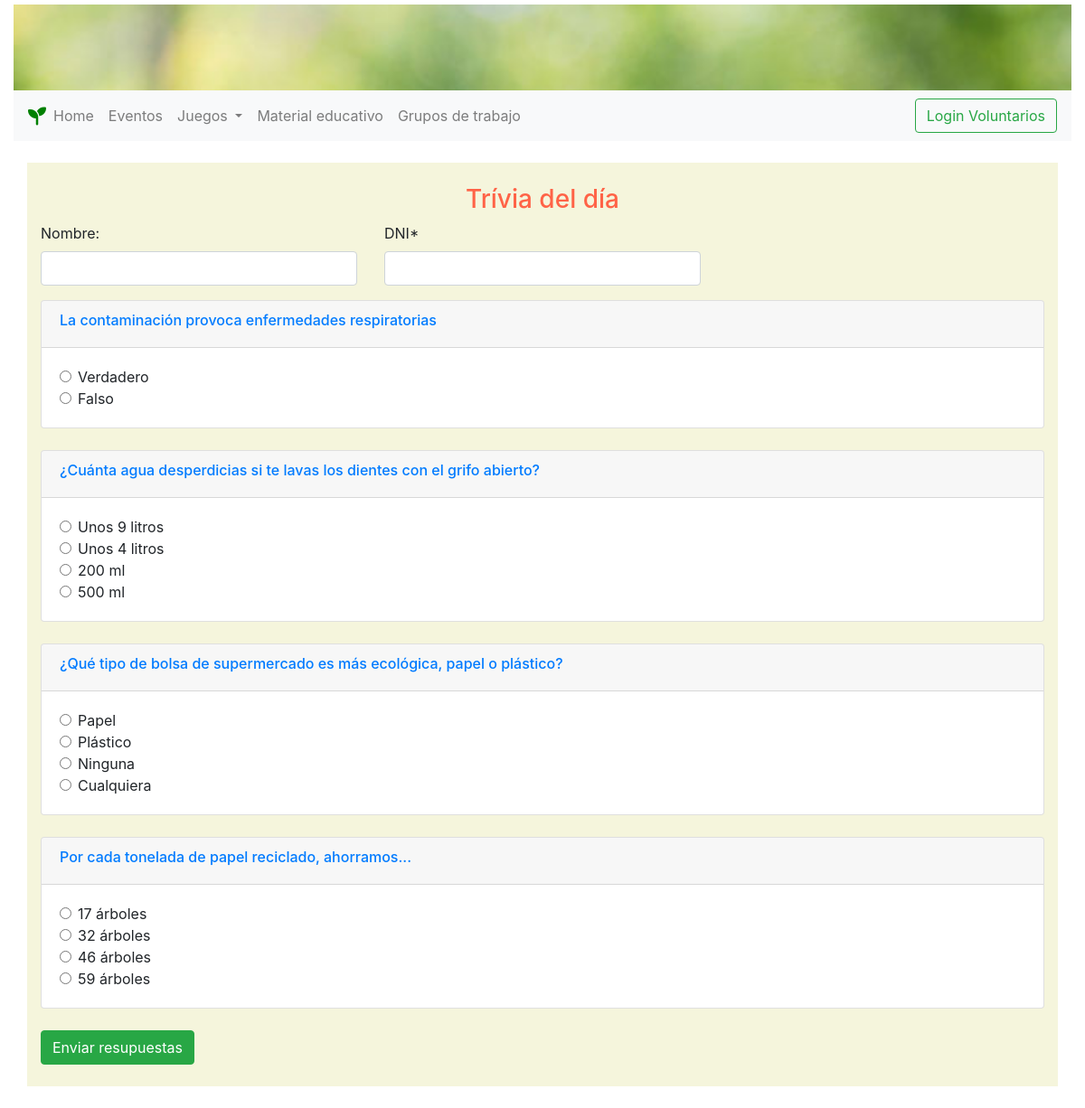
Page /trivias/ on the committed database.
### trivias/models.py (models this page shows, shortened)
class Trivia(models.Model):
    title = models.CharField(max_length = 100, default = 'Trivia title')

class Choice(models.Model):
    trivia = models.ForeignKey(Trivia, on_delete = models.CASCADE)
    text = models.CharField(max_length = 100, default = 'Trivia choice')
    is_correct = models.BooleanField(default = False)

### trivias/views.py (the view)
# urls.py: path('', views.index, name='index'),
def index(request):
  error_message = request.GET.get('error_message', '')
  trivias = Trivia.objects.all()
  choices = Choice.objects.all()
  context = {'trivias': trivias, 'choices': choices, 'error': error_message}
  return render(request, 'trivias/index.html', context=context)

### trivias/templates/trivias/index.html (shortened to what this page needs)
{% extends "base.html" %}
{% load static %}
{% block content %}
  {% if not trivias %}
    <p>No hay trivia.</p>
  {% else %}
    <div class="container" style="background: beige">
      <br>
      <h3 style="color:Tomato; text-align:center;" >Trívia del día</h3>
      <form action="/scores/score" method="post">
        <div class="row">
          <div class="form-group col-4">
            <label for="name">Nombre: </label>
            <input id="name" type="text" class="form-control" name="name">
          </div>
          <div class="form-group col-4">
            <label for="dni">DNI*</label>
            <input type="number" class="form-control" onkeypress="return event.charCode >= 48" min="1" name="dni">
          </div>
        </div>
        {% for trivia in trivias %}
          <div class="card">
            <div class="card-header">
              <h6 class="text-primary">{{trivia.title}}</h6>
            </div>
            <div class="card-body">
              {% for choice in choices%}
                {% if choice.trivia.id == trivia.id %}
                  <div class="form-check">
                    <input class="form-check-input" type="radio" name={{trivia.id}} id={{ choice.id }} value="{{choice.id}}">
                    <label class="form-check-label" for={{ choice.id }}>
                      {{choice.text}}
                    </label>
                  </div>
                {% endif %}
              {% endfor %}
            </div>
          </div>
          <br>
        {% endfor %}
        <input type="submit" class="btn btn-success" value="Enviar resupuestas">
      </form>
      <br>
    </div>
  {% endif %}
  <br>
{% endblock %}

### rows in the picture
Trivia: title "La contaminación provoca enfermedades respiratorias"
Choice: text "Verdadero"
Choice: text "Falso"
Trivia: title "¿Cuánta agua desperdicias si te lavas los dientes con el grifo abierto?"
Choice: text "Unos 9 litros"
Choice: text "Unos 4 litros"
Choice: text "200 ml"
Choice: text "500 ml"
Trivia: title "¿Qué tipo de bolsa de supermercado es más ecológica, papel o plástico?"
Choice: text "Papel"
Choice: text "Plástico"
Choice: text "Ninguna"
Choice: text "Cualquiera"
Trivia: title "Por cada tonelada de papel reciclado, ahorramos..."
Choice: text "17 árboles"
Choice: text "32 árboles"
Choice: text "46 árboles"
Choice: text "59 árboles"
